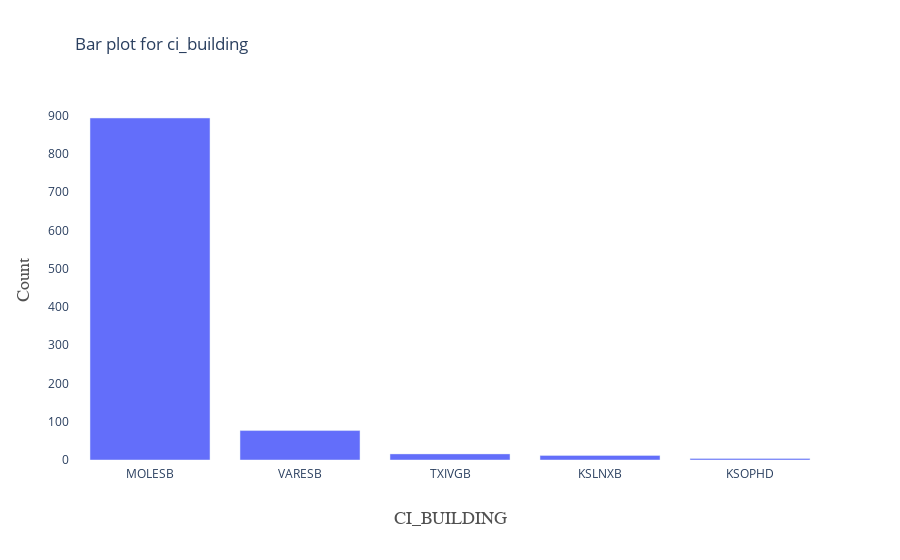

This figure's notebook cell:
### Code cell
%%time
visualize.render_univariate(attr_name="CI_BUILDING",plot_type="bar")

### Figure 1 — Plotly figure (JSON) as saved in the notebook; plotly's stock layout.template omitted (floating-point values rounded to 4 significant figures)
{"data": [{"type": "bar", "x": ["MOLESB", "VARESB", "TXIVGB", "KSLNXB", "KSOPHD"], "y": [894, 77, 16, 12, 4]}], "layout": {"autosize": true, "margin": {"b": 100, "l": 75, "pad": 5, "r": 75, "t": 100}, "paper_bgcolor": "#fff", "plot_bgcolor": "#fff", "title": {"text": "Bar plot for ci_building", "x": 0, "xref": "paper"}, "xaxis": {"title": {"font": {"color": "#515151", "family": "Courier New, monospace", "size": 18}, "text": "CI_BUILDING"}}, "yaxis": {"title": {"font": {"color": "#515151", "family": "Courier New, monospace", "size": 18}, "text": "Count"}}}}
